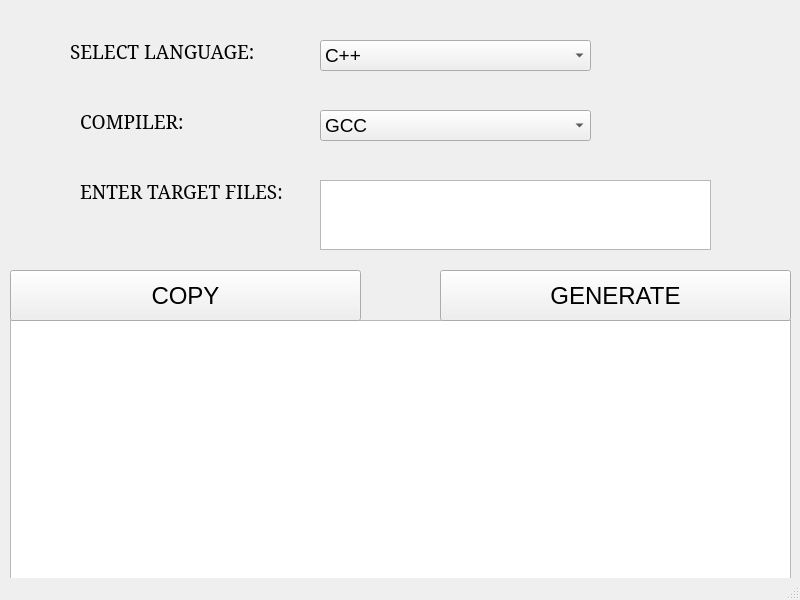
<?xml version="1.0" encoding="UTF-8"?>
<ui version="4.0">
 <class>MainWindow</class>
 <widget class="QMainWindow" name="MainWindow">
  <property name="geometry">
   <rect>
    <x>0</x>
    <y>0</y>
    <width>800</width>
    <height>600</height>
   </rect>
  </property>
  <property name="windowTitle">
   <string>MAKEFILE</string>
  </property>
  <widget class="QWidget" name="centralwidget">
   <widget class="QLabel" name="labelLANG">
    <property name="geometry">
     <rect>
      <x>70</x>
      <y>40</y>
      <width>210</width>
      <height>23</height>
     </rect>
    </property>
    <property name="font">
     <font>
      <family>Serif</family>
      <pointsize>14</pointsize>
     </font>
    </property>
    <property name="text">
     <string>SELECT LANGUAGE:</string>
    </property>
   </widget>
   <widget class="QLabel" name="labelCOMPI">
    <property name="geometry">
     <rect>
      <x>80</x>
      <y>110</y>
      <width>117</width>
      <height>23</height>
     </rect>
    </property>
    <property name="font">
     <font>
      <family>Serif</family>
      <pointsize>14</pointsize>
     </font>
    </property>
    <property name="text">
     <string>COMPILER:</string>
    </property>
   </widget>
   <widget class="QComboBox" name="comboBoxX">
    <property name="geometry">
     <rect>
      <x>320</x>
      <y>40</y>
      <width>271</width>
      <height>31</height>
     </rect>
    </property>
    <property name="font">
     <font>
      <pointsize>14</pointsize>
     </font>
    </property>
    <property name="statusTip">
     <string>selecting language</string>
    </property>
    <item>
     <property name="text">
      <string>C++</string>
     </property>
    </item>
    <item>
     <property name="text">
      <string>JAVA</string>
     </property>
    </item>
   </widget>
   <widget class="QComboBox" name="comboBoxY">
    <property name="geometry">
     <rect>
      <x>320</x>
      <y>110</y>
      <width>271</width>
      <height>31</height>
     </rect>
    </property>
    <property name="font">
     <font>
      <pointsize>14</pointsize>
     </font>
    </property>
    <item>
     <property name="text">
      <string>GCC</string>
     </property>
    </item>
    <item>
     <property name="text">
      <string>G++</string>
     </property>
    </item>
   </widget>
   <widget class="QLabel" name="labelFILES">
    <property name="geometry">
     <rect>
      <x>80</x>
      <y>180</y>
      <width>254</width>
      <height>23</height>
     </rect>
    </property>
    <property name="font">
     <font>
      <family>Serif</family>
      <pointsize>14</pointsize>
     </font>
    </property>
    <property name="text">
     <string>ENTER TARGET FILES:</string>
    </property>
   </widget>
   <widget class="QPlainTextEdit" name="plainTextEdit_FILE">
    <property name="geometry">
     <rect>
      <x>320</x>
      <y>180</y>
      <width>391</width>
      <height>70</height>
     </rect>
    </property>
    <property name="font">
     <font>
      <pointsize>14</pointsize>
     </font>
    </property>
   </widget>
   <widget class="QPlainTextEdit" name="plainTextEdiT_CODE">
    <property name="geometry">
     <rect>
      <x>10</x>
      <y>320</y>
      <width>781</width>
      <height>331</height>
     </rect>
    </property>
    <property name="font">
     <font>
      <pointsize>14</pointsize>
     </font>
    </property>
   </widget>
   <widget class="QPushButton" name="pushButton_COPY">
    <property name="geometry">
     <rect>
      <x>10</x>
      <y>270</y>
      <width>351</width>
      <height>51</height>
     </rect>
    </property>
    <property name="font">
     <font>
      <pointsize>18</pointsize>
     </font>
    </property>
    <property name="text">
     <string>COPY</string>
    </property>
   </widget>
   <widget class="QPushButton" name="pushButton_GEN">
    <property name="geometry">
     <rect>
      <x>440</x>
      <y>270</y>
      <width>351</width>
      <height>51</height>
     </rect>
    </property>
    <property name="font">
     <font>
      <pointsize>18</pointsize>
     </font>
    </property>
    <property name="text">
     <string>GENERATE</string>
    </property>
   </widget>
  </widget>
  <widget class="QMenuBar" name="menubar">
   <property name="geometry">
    <rect>
     <x>0</x>
     <y>0</y>
     <width>800</width>
     <height>20</height>
    </rect>
   </property>
  </widget>
  <widget class="QStatusBar" name="statusbar"/>
 </widget>
 <resources/>
 <connections/>
</ui>
